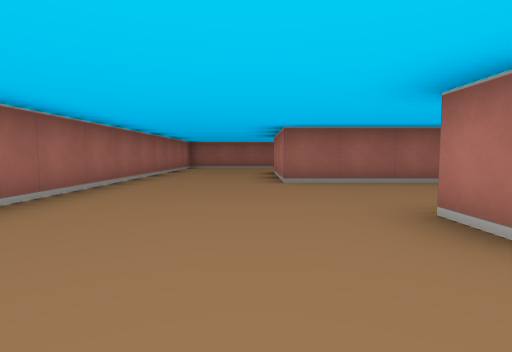
view 1 (above)

12 first-person views from a walk through a cub3D level. The camera is about half as high as the walls, tilts 4° down and sees 80° across. The floor is counted in squares. Each view is taken from the middle of a square. On the plan, view 1 faces up. The plan holds only what a view shows up to about 9 squares ahead; the rest is blank.

view 2
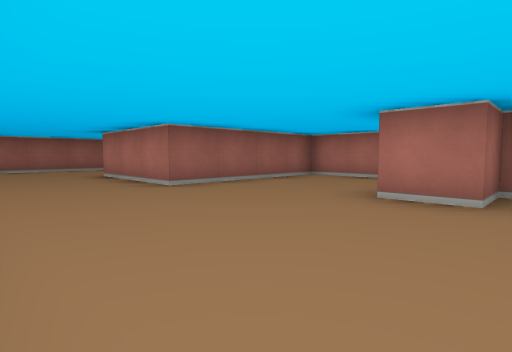

view 3
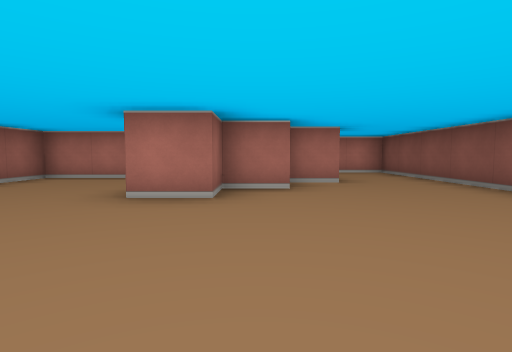

view 4
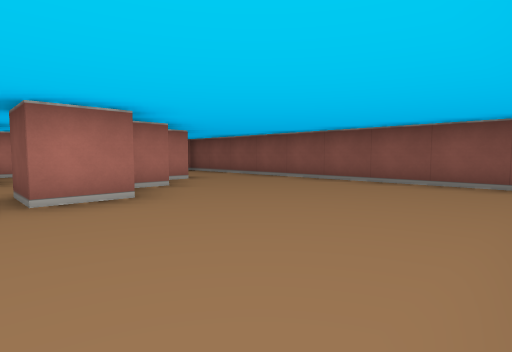

view 5
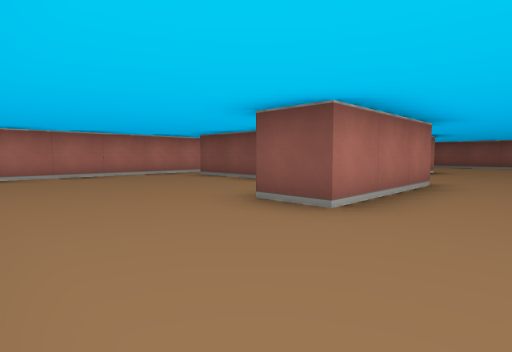

view 6
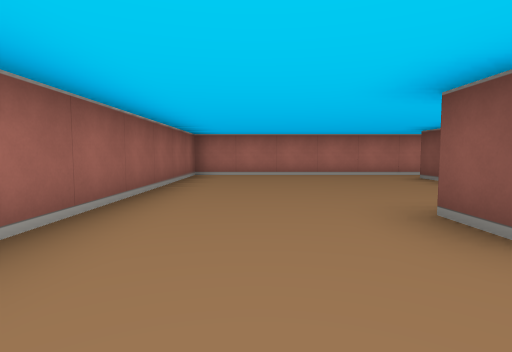

view 7
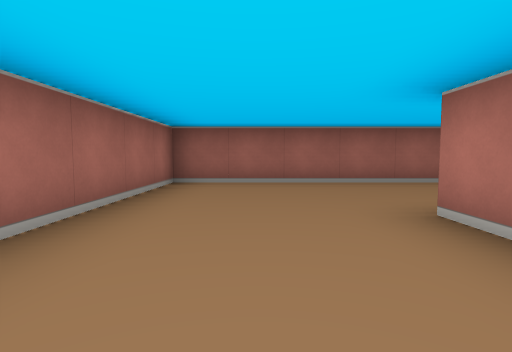

view 8
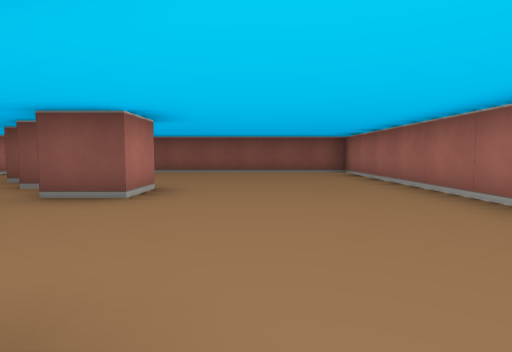

view 9
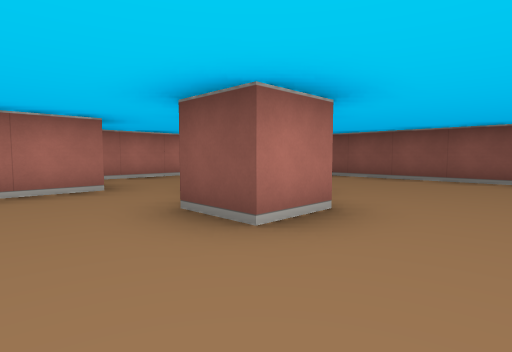

view 10
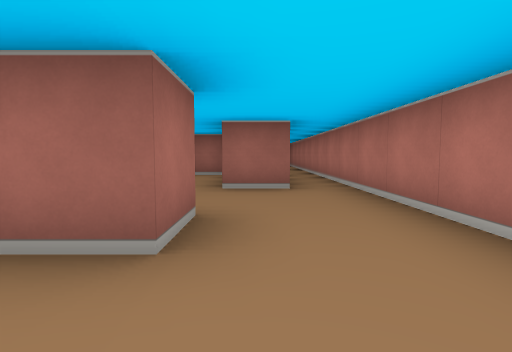

view 11
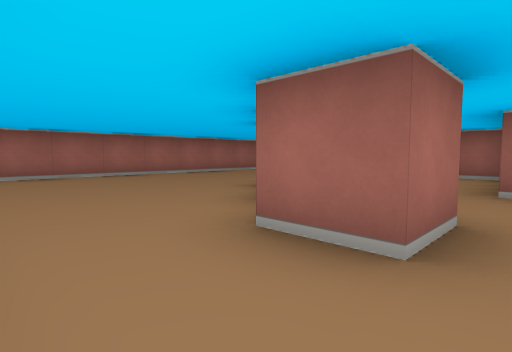

view 12
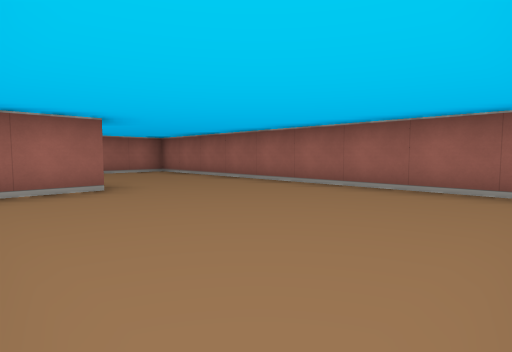

### Floor plan
Points are (right, up) in squares from view 1. A wall is a line through its corners. A room is listed if a view was taken in it or the views show most of it. See-through windows are left out.
Room 1 (views 1, 2, 3, 4, 5, 6, 7, 8, 9, 10, 11, 12)
walls: (3.5, 6.5) (5.5, 6.5); (5.5, 2.5) (4.5, 2.5) (4.5, 5.5) (0.5, 5.5) (0.5, 8.5) (1.5, 8.5) (1.5, 7.4); (2.5, 0.5) (2.5, 1.5) (1.5, 1.5) (1.5, 2.5) (2.5, 2.5); (4.5, 0.6) (4.5, -0.5) (3.5, -0.5) (3.5, 0.5); (-2.5, 11.5) (-2.5, -2.5) (6.5, -2.5) (6.5, 11.5) (-2.5, 11.5)

Where each view was taken, in squares from view 1:
view 1: 0 up, 0 right, facing up
view 2: 1 up, 2 left, facing up-right
view 3: 1 up, 2 left, facing right
view 4: 3 up, 2 left, facing down-right
view 5: 11 up, 1 left, facing down-right
view 6: 10 up, 1 left, facing right
view 7: 6 up, 1 left, facing up
view 8: 6 up, 0 right, facing down
view 9: 4 up, 0 right, facing down-right
view 10: 2 down, 5 right, facing up
view 11: 2 down, 5 right, facing up-left
view 12: 7 up, 6 right, facing up-left
